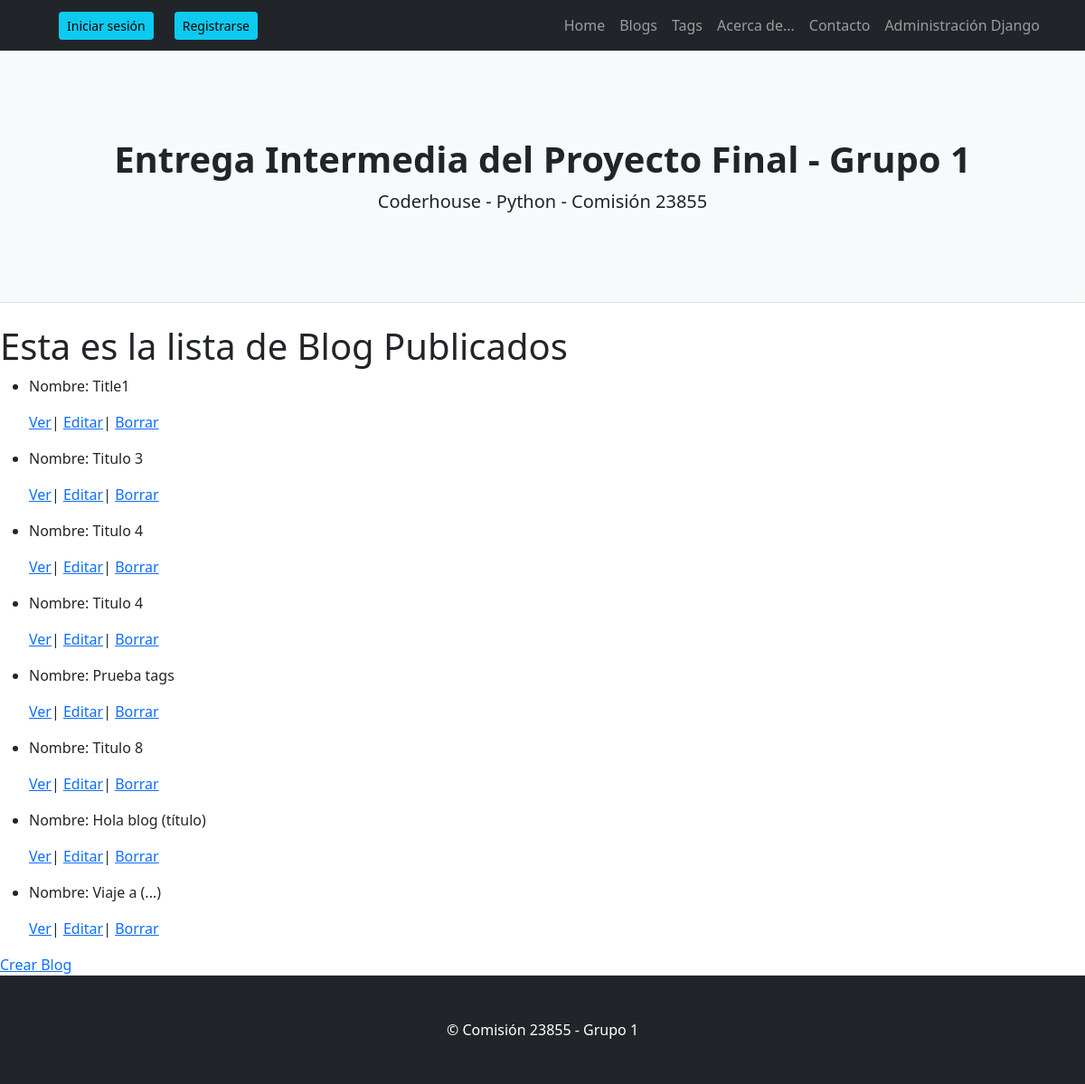
/AppProyecto1/blog_lista/, run on an earlier commit of the app's database.
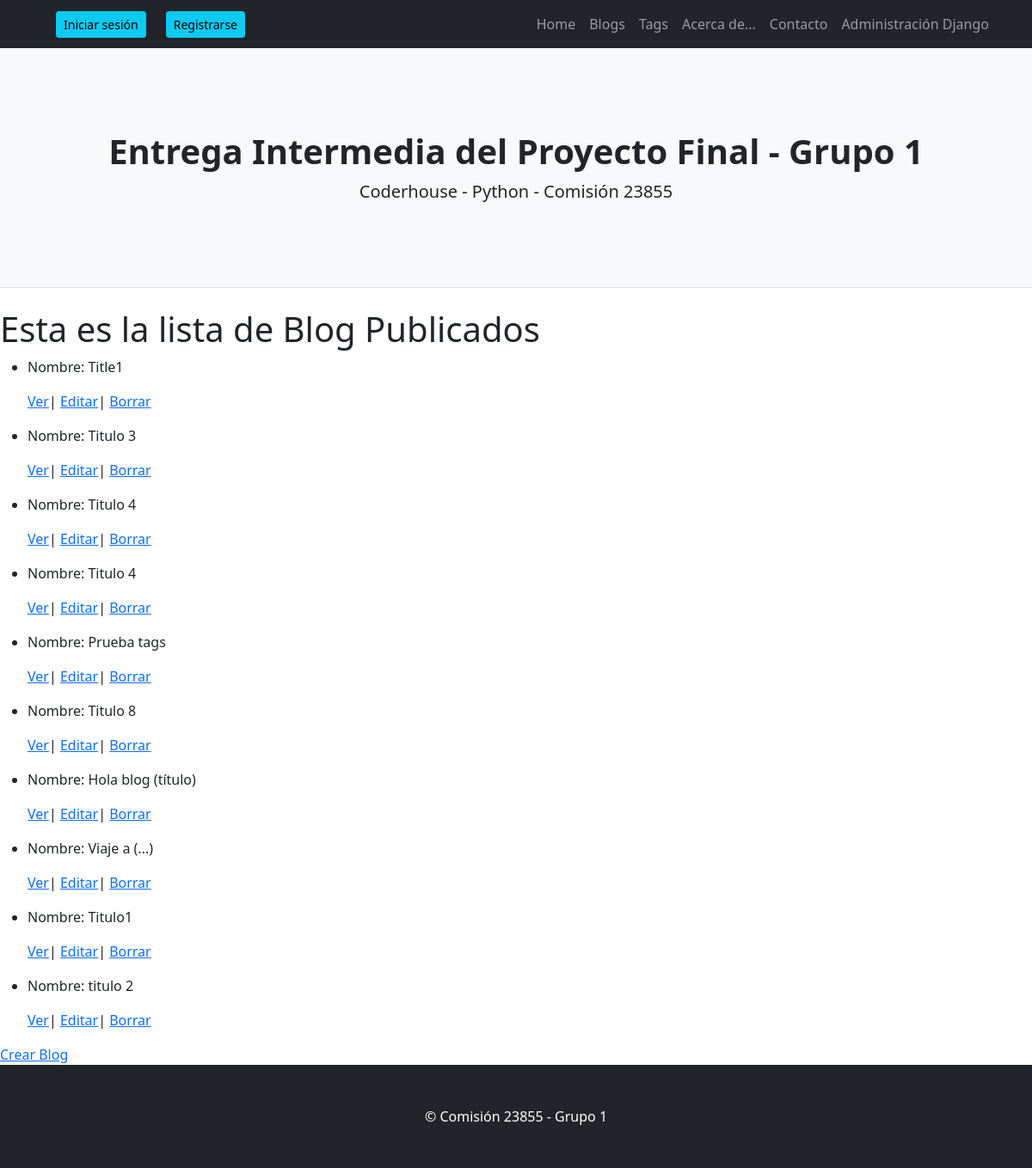
And on a later commit of the database.
### AppProyecto1/models.py (models this page shows, shortened)
class Blog(models.Model):
    title=models.CharField(max_length=40)
    subtitle=models.CharField(max_length=40)
    body=models.TextField()
    tag=models.ManyToManyField(Tag) #Este many to many crea la tabla blog_tag en la base

### AppProyecto1/views.py (the view)
# urls.py: path("blog_lista/",views.BlogLista.as_view(), name= 'BlogList'),
class BlogLista(ListView):
    model = Blog
    template_name = "AppProyecto1/blog_lista.html"

### AppProyecto1/templates/AppProyecto1/blog_lista.html
{% extends 'AppProyecto1/padre.html' %}
{% load static %}
{% block contenidoQueCambia %}
<h1>Esta es la lista de Blog Publicados</h1>
<ul>
    {% for blog in object_list %}
        <li>
            <p>Nombre: {{blog.title}}</p>
            <p>
                <a href="{% url 'BlogDetail' blog.id %}">Ver</a>|
                <a href="{% url 'BlogEdit' blog.id %}">Editar</a>|
                <a href="{% url 'BlogDelete' blog.id %}">Borrar</a>
            </p>
        </li>
    {% endfor %}
</ul>
<a href="{% url 'BlogNew' %}">Crear Blog</a>
{% endblock contenidoQueCambia %}

### AppProyecto1/templates/AppProyecto1/padre.html (shortened to what this page needs)
<!DOCTYPE html>
<html lang="en">
    <head>
        {% load static %}
        <link href="{% static 'AppProyecto1/css/styles.css' %}" rel="stylesheet" />
    </head>
    <body>
        <nav class="navbar navbar-expand-lg navbar-dark bg-dark">
            <div class="container">
                {% if not request.user.is_authenticated %}
                <li class="nav-item"><a type="button" class="btn btn-info btn-sm" aria-current="page" href="{% url 'Login' %}">Iniciar sesión</a></li>
                <li class="nav-item"><a type="button" class="btn btn-info btn-sm" aria-current="page" href="{% url 'Register' %}">Registrarse</a></li>
                {% endif %}
                <div class="collapse navbar-collapse" id="navbarSupportedContent">
                    <ul class="navbar-nav ms-auto mb-2 mb-lg-0">
                        <li class="nav-item"><a class="nav-link" href="{% url 'Inicio' %}">Home</a></li>
                        <li class="nav-item"><a class="nav-link" href="{% url 'BlogList' %}">Blogs</a></li>
                        <li class="nav-item"><a class="nav-link" href="{% url 'TagList' %}">Tags</a></li>
                        <li class="nav-item"><a class="nav-link" href="#!">Acerca de...</a></li>
                        <li class="nav-item"><a class="nav-link" href="#!">Contacto</a></li>
                        <li class="nav-item"><a class="nav-link" href="http://localhost:8000/admin/">Administración Django</a></li>
                    </ul>
                </div>
            </div>
        </nav>
        <header class="py-5 bg-light border-bottom mb-4">
            <div class="container">
                <div class="text-center my-5">
                    <h1 class="fw-bolder">Entrega Intermedia del Proyecto Final - Grupo 1</h1>
                    <p class="lead mb-0">Coderhouse - Python - Comisión 23855</p>
                </div>
            </div>
        </header>
        {% block contenidoQueCambia %}
        {% endblock contenidoQueCambia %}
        <footer class="py-5 bg-dark">
            <div class="container"><p class="m-0 text-center text-white">&copy; Comisión 23855 - Grupo 1</p></div>
        </footer>
    </body>
</html>

What changed in the data, as far as the page shows it:
added Blog: title "Titulo1"
added Blog: title "titulo 2"
